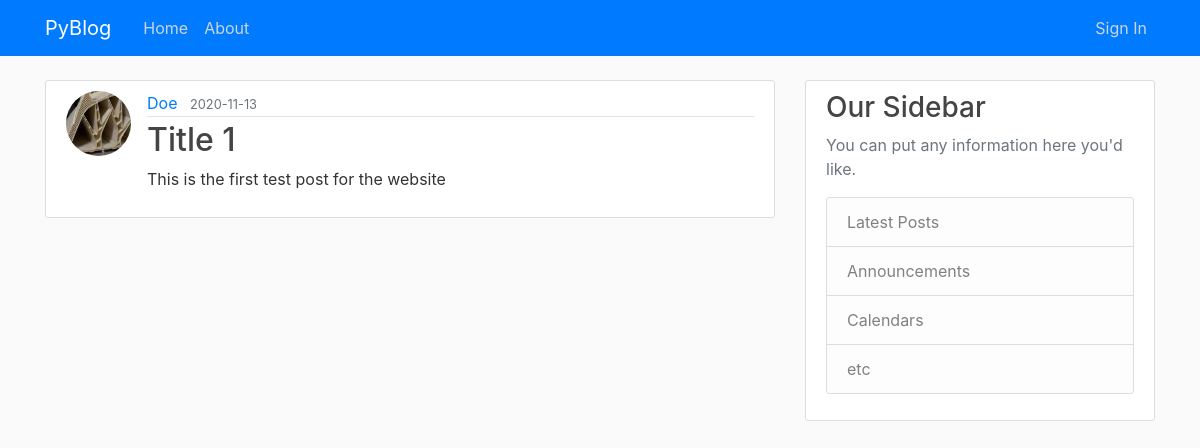
Page /post/3 on the earlier database version.
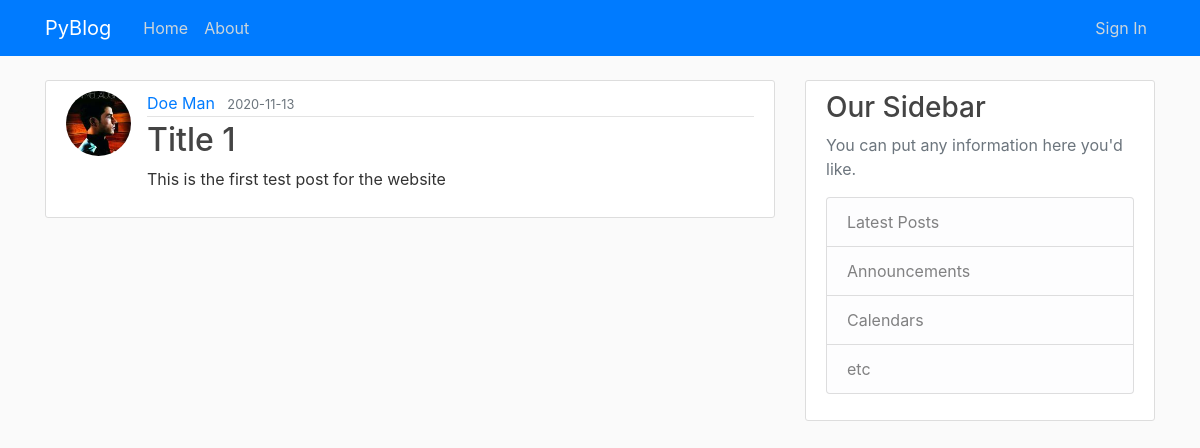
Same page on the later database version.
### src/models.py (models this page shows, shortened)
class User(db.Model, UserMixin):
    id = db.Column(db.Integer, primary_key=True)
    username = db.Column(db.String(20), unique=True, nullable=False)
    email = db.Column(db.String(120), unique=True, nullable=False)
    image_file = db.Column(db.String(20), nullable=False, default='default.jpg')
    password = db.Column(db.String(60), nullable=False)
    posts = db.relationship('Post', backref='author', lazy=True)

### src/components/posts/routes.py (the view)
@posts.route("/post/<int:post_id>")
def post(post_id):
    post = Post.query.get_or_404(post_id)
    return render_template('post.html', title=post.title, post=post)

### src/templates/post.html (shortened to what this page needs)
{% extends "layout.html" %}
{% block content %}
    <article class="media content-section">
        <img class="rounded-circle article-img"
             src="{{ url_for('static', filename='img/' + post.author.image_file) }}">
        <div class="media-body">
            <div class="article-metadata">
                <a class="mr-2" href="#">{{ post.author.username }}</a>
                <small class="text-muted">{{ post.date_posted.strftime('%Y-%m-%d') }}</small>
            </div>
            <h2 class="article-title">{{ post.title }}</h2>
            <p class="article-content">{{ post.content }}</p>
        </div>
    </article>
{% endblock content %}

Differences in the rows shown:
changed User: image_file: a different picture; author.username "Doe" → "Doe Man"
